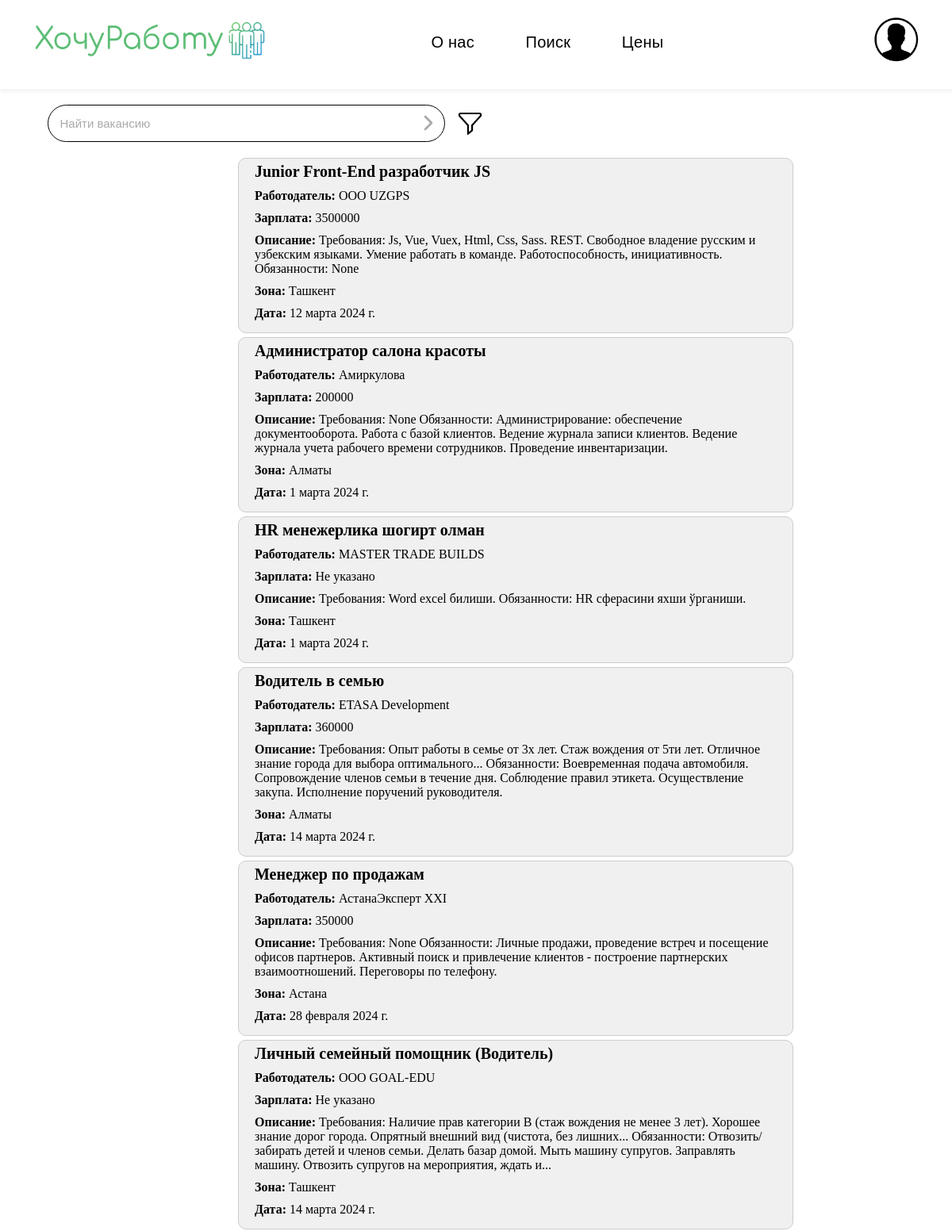
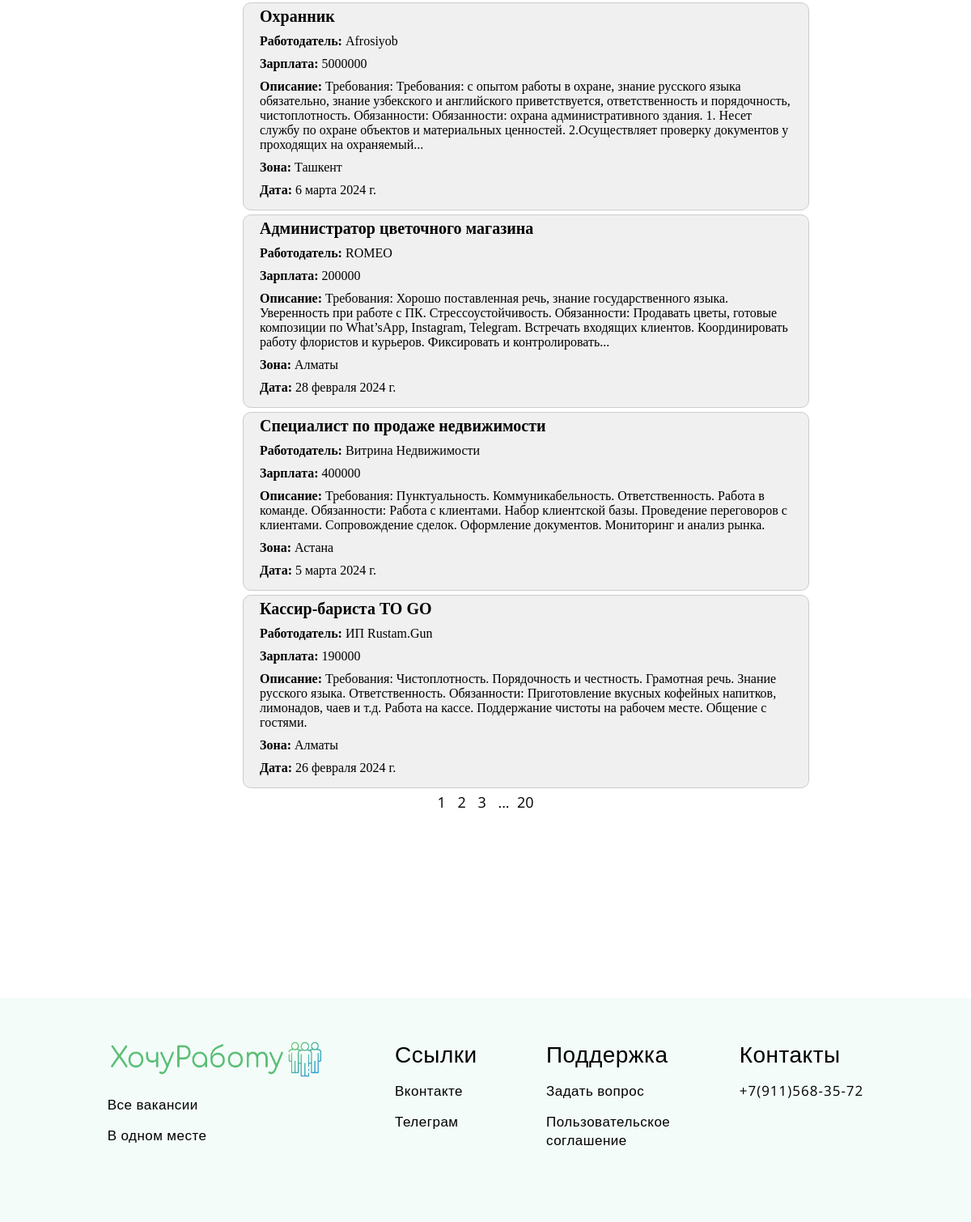
The page /search?page=2 on the database its author committed (2 pictures, top to bottom).
### hrweb/models.py (models this page shows)
class Vacancy(models.Model):
    name = models.CharField(max_length=255, verbose_name ='Название')
    employer = models.CharField(max_length=255, verbose_name ='Работодатель')
    url = models.URLField(verbose_name ='Ссылка')
    salary = models.CharField(max_length=100, verbose_name ='Зарплата')
    description = models.TextField(verbose_name ='Описание')
    area = models.CharField(max_length=255, verbose_name ='Зона')
    date = models.DateField(verbose_name ='Дата')
    class Meta:
        verbose_name = 'Вакансия'
        verbose_name_plural = 'Вакансии'

### hrweb/views.py (the view)
# urls.py: path('search', views.search, name='search'),
def search(request):
    query = request.GET.get('search')
    vacancies_list = Vacancy.objects.all()
    if query and query.strip():  # Если введен непустой поисковый запрос
        vacancies_list = vacancies_list.filter(
            Q(name__icontains=query) |
            Q(description__icontains=query) |
            Q(area__icontains=query)
        )
    paginator = Paginator(vacancies_list, 10)  # Показывать по 3 вакансии на странице
    page = request.GET.get('page')
    try:
        vacancies = paginator.page(page)
    except PageNotAnInteger:
        vacancies = paginator.page(1)
    except EmptyPage:
        vacancies = paginator.page(paginator.num_pages)
    first_page_number = 1
    total_pages = paginator.num_pages
    previous_page_number = vacancies.previous_page_number() if vacancies.has_previous() else None
    next_page_number = vacancies.next_page_number() if vacancies.has_next() else None
    show_first_page_link = vacancies.number > 2
    show_last_page_link = vacancies.number < vacancies.paginator.num_pages - 1
    return render(request, 'search.html', {'vacancies': vacancies, 'search_query': query, 'first_page_number': first_page_number, 'total_pages': total_pages, 'previous_page_number': previous_page_number, 'next_page_number': next_page_number, 'show_first_page_link': show_first_page_link, 'show_last_page_link': show_last_page_link})

### hrweb/templates/search.html (shortened to what this page needs)
{% extends "base.html" %}
{% load static %}
    {% block header_down %}
    <div class="filters-info">
        <div class="input-container">
            <div class="search-container">
                <div class="search-input">
                    <form id="search-form" method="GET" action="{% url 'search' %}">
                        <input type="text" id="search" name="search" placeholder="Найти вакансию" value="{{ search_query|default_if_none:'' }}">
                        <img id="search-submit" src="{% static 'hrweb/files/arrow.png' %}" class="toggle-search" alt="Искать">
                    </form>
                    <img src="{% static 'hrweb/files/filters.png' %}" class="toggle-filters" alt="Доп фильтры">
                </div>
            </div>
        </div>
    </div>
    {% endblock %}
    {% block info %}
    <div class="vacancies">
        {% for vacancy in vacancies %}
        <div class="vacancy-box">
            <div class="name_vac">{{vacancy.name}}</div>
            <div class="info_vac"><strong>Работодатель:</strong> {{ vacancy.employer }}</div>
            <div class="info_vac"><strong>Зарплата:</strong> {{ vacancy.salary }}</div>
            <div class="info_vac"><strong>Описание:</strong> {{ vacancy.description }}</div>
            <div class="info_vac"><strong>Зона:</strong> {{ vacancy.area }}</div>
            <div class="info_vac"><strong>Дата:</strong> {{ vacancy.date }}</div>
        </div>
        {% empty %}
        <p>Нет результатов для "{{ query }}".</p>
        {% endfor %}
    </div>
    <div class="pagination">
        <span class="step-links">
            {% if previous_page_number %}
                <a href="?page={{ previous_page_number }}">{{ previous_page_number }}</a>
            {% endif %}
            <span class="current">
                <a href="?page={{ vacancies.number }}">{{ vacancies.number }}</a>
            </span>
            {% if next_page_number %}
                <a href="?page={{ next_page_number }}">{{ next_page_number }}</a>
                {% if show_last_page_link %}
                    <a href="?page={{ total_pages }}">...&nbsp;&nbsp;{{ total_pages }}</a>
                {% endif %}
            {% endif %}
        </span>
    </div>
    {% endblock %}

### hrweb/static/hrweb/styles.css (style rules this page uses)
body { margin: 0px; }
.input-container { margin-bottom: 10px; }

### hrweb/static/hrweb/profile.css (style rules this page uses)
.input-container { margin-bottom: 10px; }
@media screen and (max-width: 1500px) { .input-container { margin-bottom: 10px; } }

### hrweb/static/hrweb/search.css (style rules this page uses)
.filters-info { margin-top: 50px; }
.search-container { margin-bottom: 10px; width: 50%; max-width: 600px; margin: 0 10px; }
.search-input input { width: 50%; max-width: 700px; height: 15px; font-size: 15px; padding: 15px; margin-bottom: 10px; border: 1px solid #000; border-radius: 30px; }
.search-input input::placeholder { color: #aaa; }
.search-input { margin-top: -30px; color: #000; position: relative; text-align: center; }
.search-container { position: relative; }
.search-input input { width: 74%; }
.toggle-search { position: absolute; right: 60px; top: 40%; transform: translateY(-50%); cursor: pointer; }
#search { padding-right: 40px; }
.toggle-search { width: 20px; height: 20px; }
.toggle-filters { width: 35px; height: 35px; right: 0px; position: absolute; top: 40%; transform: translateY(-50%); cursor: pointer; }
.vacancies { justify-content:end; padding-left: 300px; padding-right: 200px; }
.vacancy-box { background-color: #f0f0f0; border: 1px solid #ccc; border-radius: 10px; padding: 5px 20px; margin: 5px auto; width: calc(100%); box-sizing: border-box; }
.name_vac { font-size: 20px; font-weight: bold; padding-bottom: 10px; }
.info_vac { padding-bottom: 10px; }
.pagination { text-align: center; font-size: 18px; font-family: 'Open Sans', sans-serif; }
.pagination a { color: black; text-decoration: none; margin: 0 5px; }

### rows shown on the page
Vacancy: name "Junior Front-End разработчик JS", employer "OOO UZGPS", salary "3500000", description "Требования: Js, Vue, Vuex, Html, Css, Sass. REST. Свободное владение русским и узбекским языками. Умение работать в команде. Работоспособность, инициативность. Обязанности: None", area "Ташкент", date "12 марта 2024 г."
Vacancy: name "Администратор салона красоты", employer "Амиркулова", salary "200000", description "Требования: None Обязанности: Администрирование: обеспечение документооборота. Работа с базой клиентов. Ведение журнала записи клиентов. Ведение журнала учета рабочего времени сотрудников. Проведение инвентаризации.", area "Алматы", date "1 марта 2024 г."
Vacancy: name "HR менежерлика шогирт олман", employer "MASTER TRADE BUILDS", salary "Не указано", description "Требования: Word excel билиши. Обязанности: HR сферасини яхши ўрганиши.", area "Ташкент", date "1 марта 2024 г."
Vacancy: name "Водитель в семью", employer "ETASA Development", salary "360000", description "Требования: Опыт работы в семье от 3х лет. Стаж вождения от 5ти лет. Отличное знание города для выбора оптимального... Обязанности: Воевременная подача автомобиля. Сопровождение членов семьи в течение дня. Соблюдение правил этикета. Осуществление закупа. Исполнение поручений руководителя.", area "Алматы", date "14 марта 2024 г."
Vacancy: name "Менеджер по продажам", employer "АстанаЭксперт ХХI", salary "350000", description "Требования: None Обязанности: Личные продажи, проведение встреч и посещение офисов партнеров. Активный поиск и привлечение клиентов - построение партнерских взаимоотношений. Переговоры по телефону.", area "Астана", date "28 февраля 2024 г."
Vacancy: name "Личный семейный помощник (Водитель)", employer "OOO GOAL-EDU", salary "Не указано", description "Требования: Наличие прав категории В (стаж вождения не менее 3 лет). Хорошее знание дорог города. Опрятный внешний вид (чистота, без лишних... Обязанности: Отвозить/ забирать детей и членов семьи. Делать базар домой. Мыть машину супругов. Заправлять машину. Отвозить супругов на мероприятия, ждать и...", area "Ташкент", date "14 марта 2024 г."
Vacancy: name "Охранник", employer "Afrosiyob", salary "5000000", description "Требования: Требования: с опытом работы в охране, знание русского языка обязательно, знание узбекского и английского приветствуется, ответственность и порядочность, чистоплотность. Обязанности: Обязанности: охрана административного здания. 1. Несет службу по охране объектов и материальных ценностей. 2.Осуществляет проверку документов у проходящих на охраняемый...", area "Ташкент", date "6 марта 2024 г."
Vacancy: name "Администратор цветочного магазина", employer "ROMEO", salary "200000", description "Требования: Хорошо поставленная речь, знание государственного языка. Уверенность при работе с ПК. Стрессоустойчивость. Обязанности: Продавать цветы, готовые композиции по What’sApp, Instagram, Telegram. Встречать входящих клиентов. Координировать работу флористов и курьеров. Фиксировать и контролировать...", area "Алматы", date "28 февраля 2024 г."
Vacancy: name "Специалист по продаже недвижимости", employer "Витрина Недвижимости", salary "400000", description "Требования: Пунктуальность. Коммуникабельность. Ответственность. Работа в команде. Обязанности: Работа с клиентами. Набор клиентской базы. Проведение переговоров с клиентами. Сопровождение сделок. Оформление документов. Мониторинг и анализ рынка.", area "Астана", date "5 марта 2024 г."
Vacancy: name "Кассир-бариста TO GO", employer "ИП Rustam.Gun", salary "190000", description "Требования: Чистоплотность. Порядочность и честность. Грамотная речь. Знание русского языка. Ответственность. Обязанности: Приготовление вкусных кофейных напитков, лимонадов, чаев и т.д. Работа на кассе. Поддержание чистоты на рабочем месте. Общение с гостями.", area "Алматы", date "26 февраля 2024 г."

### other values the page prints
{{ previous_page_number }} "1"
{{ vacancies.number }} "2"
{{ next_page_number }} "3"
{{ total_pages }} "20"
